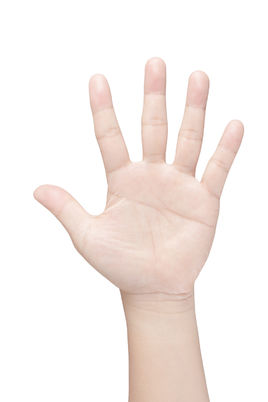
//> input picture photos/hand.jpg, 268 x 402 px
$ ./convexHull   (built with g++ and OpenCV 4)
//> lines starting //> are read from the running program, lines starting //| are printed output that depends on the picture; after the words box and inside, x2 and y2 are one past the last pixel; in counts of white or black regions, pixels touching at a corner belong together
#include<opencv2/opencv.hpp>
#include<iostream>
using namespace std;
using namespace cv;
//设置全局参数
Mat srcImage, srcGray;
int thresh = 246;
void thresh_callback(int, void*)
{
    Mat srcTemp = srcImage.clone();
    Mat threMat;
    //二值化
    threshold(srcGray, threMat, thresh, 255, CV_THRESH_BINARY_INV);
    namedWindow("threMat",WINDOW_NORMAL);
    imshow("threMat", threMat);

    //轮廓检测参数
    vector<vector<Point> > contours;
    vector<Vec4i>hierarchy;
    //轮廓检测
    findContours(threMat, contours, hierarchy,CV_RETR_TREE, CV_CHAIN_APPROX_SIMPLE);
    Mat findContoursImage = Mat::zeros(threMat.size(), CV_8UC3);
    for (size_t i = 0; i < contours.size(); i++)
    {
        drawContours(findContoursImage, contours, i, Scalar(0,255,0), 1, 8);
    }
    namedWindow("imageAfterFindContours",WINDOW_NORMAL);
    imshow("imageAfterFindContours",findContoursImage);

    //凸包参数定义
    vector<vector<Point> >   pointHull(contours.size());
    Mat drawing = Mat::zeros(threMat.size(), CV_8UC3);
    for (size_t i = 0; i < contours.size(); i++)
    {
        //Point 类型凸包检测
	convexHull(Mat(contours[i]),pointHull[i], false);
        drawContours(drawing, contours, i, Scalar(0,255,0), 1, 8);
        drawContours(drawing, pointHull, i,Scalar(0,255,0), 1, 8);
    }
	//绘制凸包
    namedWindow("result",WINDOW_NORMAL);
    imshow("result", drawing);
}

int main()
{
	srcImage = imread("../photos/hand.jpg");
//> srcImage is the input picture: 402 rows x 268 cols, CV_8UC3; mean B, G, R 236.2, 239.7, 247.4
	if (!srcImage.data){
		cout << "failed to read" << endl;
		system("pause");
		return -1;
	}
	cvtColor(srcImage, srcGray, CV_BGR2GRAY);
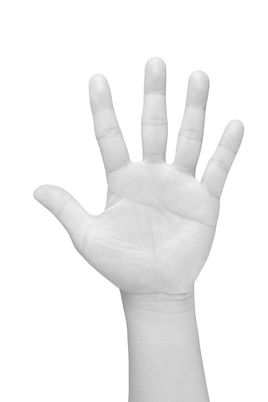
//> srcGray: 402 rows x 268 cols, CV_8UC1; min 142, max 255, mean 241.6
	blur(srcGray, srcGray, Size(3, 3));
	namedWindow("SRC",WINDOW_NORMAL);
	imshow("SRC", srcImage);
	//鼠标回调
	createTrackbar("Threshold","SRC", &thresh,255,thresh_callback);
	thresh_callback(0, 0);
//> in thresh_callback, `threshold(srcGray, threMat, thresh, 255, CV_THRESH_BINARY_INV);`:
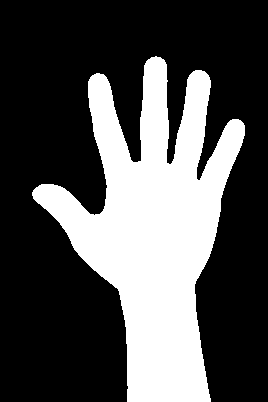
//> threMat: 402 rows x 268 cols, CV_8UC1; 31.4% white; 1 white region
//> in thresh_callback, `findContours(threMat, contours, hierarchy,CV_RETR_TREE, CV_CHAIN_APPRO..`: contours = 1 contour; box (x1, y1, x2, y2) and area: (32, 56, 245, 402) 33115
//> the loop in thresh_callback, `for (size_t i = 0; i < contours.size(); i++)` made 1 pass
//> after the loop in thresh_callback, `for (size_t i = 0; i < contours.size(); i++)`:
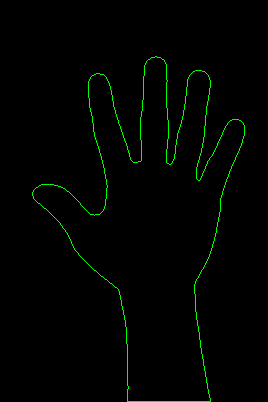
//> findContoursImage: 402 rows x 268 cols, CV_8UC3; mean B, G, R 0, 3.3, 0
//> in thresh_callback, `vector<vector<Point> >   pointHull(contours.size());`: pointHull = 1 empty contours
	waitKey(0);
    return 0;
}
